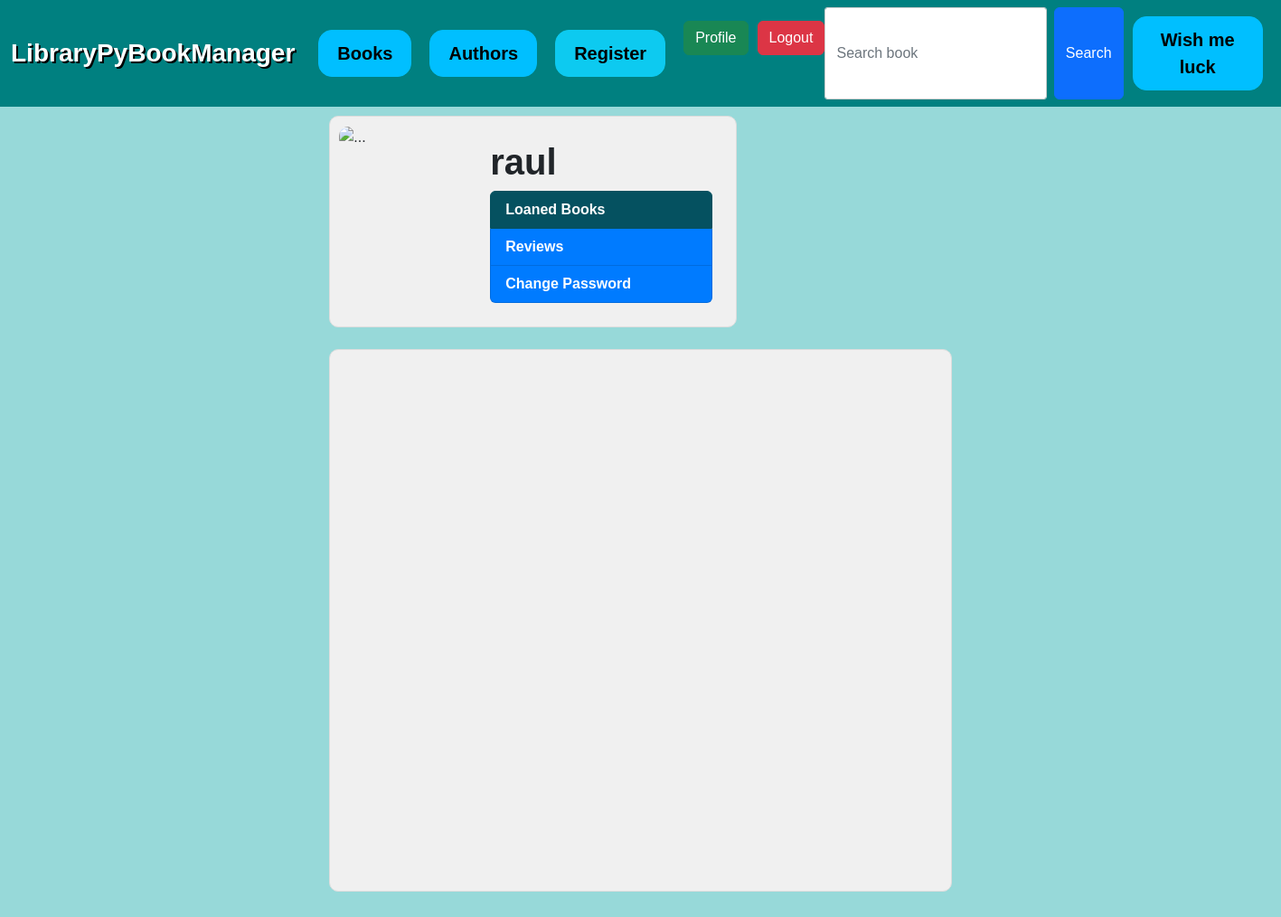
Before: /library/profile/ (signed in) with the older database file.
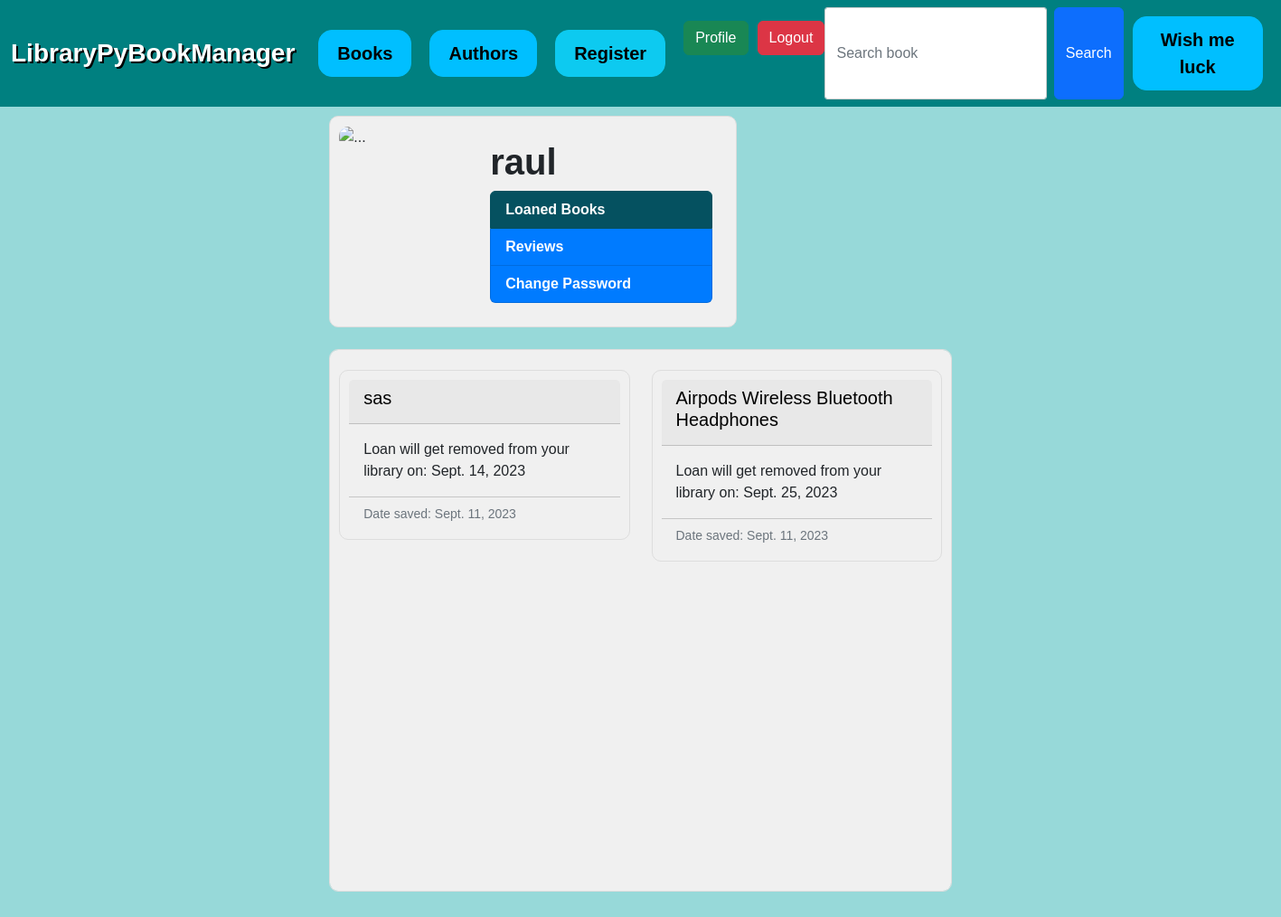
After: the same page with the newer database file.
### base/models.py (models this page shows, shortened)
class Loan(models.Model):
    user = models.ForeignKey(
        settings.AUTH_USER_MODEL,
        on_delete=models.CASCADE,
    )  # Foreign key to User model for the user who borrowed the ebook
    ebook = models.ForeignKey(Ebook,  on_delete=models.CASCADE)  # Foreign key to Ebook model for the borrowed ebook
    loan_date = models.DateField()  # Date the ebook was borrowed
    loan_delete = models.DateField()  # Date the ebook is expected to be returned

class Ebook(models.Model):
    name = models.CharField(max_length=64)
    author = models.ForeignKey(Author, on_delete=models.CASCADE)
    year_published = models.CharField(max_length=64)
    loan_type = models.IntegerField(default=1,
                                    validators=[
                                        MaxValueValidator(3),
                                        MinValueValidator(1)
                                    ])
    ebook_content = models.CharField(max_length=2560)
    def __str__(self):
        return self.name

### base/views.py (the view)
# urls.py: path('profile/', views.user_profile, name='user_profile'),
@login_required
def user_profile(request):
    user_info = request.user
    user_loans = Loan.objects.filter(user=user_info)
    user_reviews = Review.objects.filter(user=user_info)
    user_dict = {'userinfo':user_info,'userloans':user_loans,'userreviews':user_reviews}
    return render(request, 'base/user_profile.html',context=user_dict)

### base/templates/base/user_profile.html (shortened to what this page needs)
{% extends 'base/base.html' %}
{% block body_block %}
<div class="container center">
    <div class="row">
        <div class="col-md-8">
            <div class="card cool-card fade-in fade-in">
                <div class="row">
                    <div class="col-md-4">
                        <img class="rounded-image" src="https://media.tenor.com/TLhWkKdr770AAAAd/giga-chad.gif" class="card-img-top" alt="...">
                    </div>
                    <div class="col-md-8">
                        <div class="card-body">
                            <h5 class="card-title" style="font-family: sans-serif; font-weight: bold; font-size: 40px;">{{userinfo.username}}</h5>
                            <div class="list-group" id="list-tab" role="tablist">
                                <a class="list-group-item list-group-item-action list-group-item-info active" id="list-home-list" data-bs-toggle="list" href="#loans" role="tab" aria-controls="list-home">Loaned Books</a>
                                <a class="list-group-item list-group-item-action list-group-item-info" id="list-profile-list" data-bs-toggle="list" href="#reviews" role="tab" aria-controls="list-profile">Reviews</a>
                                <a class="list-group-item list-group-item-action list-group-item-info" id="list-messages-list" data-bs-toggle="list" href="#profile-update" role="tab" aria-controls="list-messages">Change Password</a>
                            </div>
                        </div>
                    </div>
                </div>
            </div>
        </div>
        <div class="col-md-4">
        </div>
    </div>
    <br>
    <div class="row">
        <div class="col-md-12">
            <div class="card cool-card fade-in" style="height: 600px; overflow: auto;">
                <div class="tab-content" id="nav-tabContent">
                    <div class="tab-pane fade show active" id="loans" role="tabpanel" aria-labelledby="list-home-list">
                        <div class="row">
                            {% if loans %}
                            <p class="badge text-dark fs-4">You haven't saved any books.</p>
                            {% else %}
                            {% for loan in userloans %}
                            <div class="col-6" style="padding: 12px;">
                                <div class="card cool-card fade-in">
                                    <div class="card-header">
                                        <h5 class="card-title"><a href="{% url 'base:book_profile' loan.ebook %}">{{loan.ebook}}</a></h5>
                                    </div>
                                    <div class="card-body d-flex flex-column">
                                        <p class="card-text">Loan will get removed from your library on: {{loan.loan_delete}}</p>
                                    </div>
                                    <div class="card-footer">
                                        <p class="card-text"><small class="text-muted">Date saved: {{loan.loan_date}}</small></p>
                                    </div>
                                </div>
                            </div>
                            {% endfor %}
                            {% endif %}
                        </div>
                    </div>
                    <br>
                    <br>
                </div>
            </div>
        </div>
    </div>
</div>
{% endblock %}

Changed rows visible on the page:
added Loan: ebook "sas", loan_delete "Sept. 14, 2023", loan_date "Sept. 11, 2023"
added Loan: ebook "Airpods Wireless Bluetooth Headphones", loan_delete "Sept. 25, 2023", loan_date "Sept. 11, 2023"
